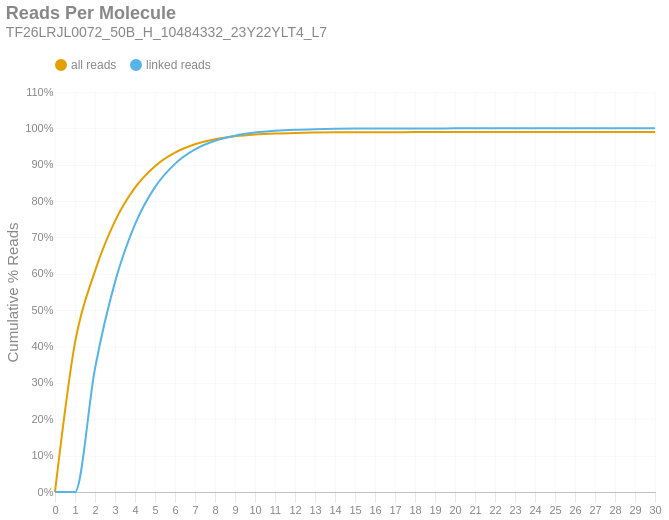

Here is the notebook cell this chart was saved with:
### Markdown cell above
### Reads per Molecule
This chart shows the cumulative distribution of the number of reads per linked molecule. That is, how many alignments are associated with a unique molecule. This excludes the number of reads associated with invalid or absent linked-read barcodes. The `linked` histogram is the percentages recalculated when disregarding singletons.

### Code cell
if SKIPLR:
    print_html(f"Skipped")
else:
    counts = np.bincount(valids['reads'].cast(pl.Int64).to_numpy())
    weighted = counts * np.arange(len(counts))
    all_perc = weighted / n_reads
    linked_perc = weighted / n_linked_reads
    linked_perc[1] = 0
    binned_df = pl.DataFrame({
        'readsper': list(range(len(counts))),
        'all reads (cumsum)': np.cumsum(all_perc).tolist(),
        'linked reads (cumsum)': np.cumsum(linked_perc).tolist(),
    })

    with SafeRender(binned_df):
        (
            density_plot(binned_df, 'Reads Per Molecule', samplename, 'readspmol')
            .encode(
                x=alt.X('readsper:O', title=None).axis(labelAngle=0).scale(padding=0),
                y=alt.Y('value:Q', title='Cumulative % Reads').axis(format='%').stack(False),
                color=alt.Color("key:N").scale(domain=["all reads", "linked reads"]),
                tooltip=[
                    alt.Tooltip("key:N", title="Data Type"),
                    alt.Tooltip("readsper:O", title="Reads Per Molecule"),
                    alt.Tooltip("value:Q", format=".2%", title="% Reads (Cum.)")
                ]            
            )
        ).display()

### Figure 1 — Vega-Lite specification as saved in the notebook (floating-point values rounded to 4 significant figures)
{"width": "container", "height": 400, "config": {"title": {"anchor": "start", "dy": -15, "fontSize": 18, "color": "#888888", "subtitleColor": "#888888", "subtitleFontSize": 14}, "arc": {"fill": "#0072B2"}, "axis": {"domainColor": "#888888", "domainWidth": 0.5, "gridWidth": 0.2, "grid": false, "titleFontWeight": 400, "titleFontSize": 15, "labelFontSize": 11, "labelColor": "#888888", "tickColor": "#888888", "tickWidth": 0.2, "titleColor": "#888888"}, "axisBand": {"grid": false}, "axisX": {"grid": true, "tickSize": 10, "domainCap": "round"}, "axisY": {"domain": false, "grid": true, "tickSize": 0, "domainCap": "round"}, "background": "transparent", "header": {"labelFontSize": 15, "labelColor": "#888888", "titleFontSize": 15, "titleFontWeight": 600, "titleColor": "#888888"}, "legend": {"labelFont": "sans-serif", "labelFontSize": 12, "labelColor": "#888888", "symbolSize": 100, "symbolType": "circle", "titleFontSize": 12, "titlePadding": 10, "titleColor": "#888888", "title": null, "orient": "top"}, "range": {"category": ["#E69F00", "#56B4E9", "#009E73", "#F0E442", "#0072B2", "#D55E00", "#CC79A7", "#000000"], "diverging": ["#cfe8f3", "#a2d4ec", "#73bfe2", "#46abdb", "#1696d2", "#12719e"]}, "area": {"fill": "#0072B2", "fillOpacity": 0.7, "line": true, "strokeOpacity": 0.7}, "line": {"color": "#0072B2", "stroke": "#0072B2", "strokeWidth": 2}, "trail": {"color": "#0072B2", "stroke": "#0072B2", "strokeWidth": 0, "size": 1}, "point": {"filled": true, "fillOpacity": 1.0, "size": 95}, "text": {"color": "#888888", "fontSize": 11, "align": "right", "fontWeight": 400, "size": 11}, "bar": {"fill": "#0072B2", "stroke": null}, "view": {"stroke": null, "continuousWidth": 660, "continuousHeight": 400}}, "data": {"name": "data-f6a2a8f6bb8326ad6e28805a82eff087"}, "mark": {"type": "line", "interpolate": "monotone", "point": {"opacity": 0, "size": 275}}, "encoding": {"color": {"field": "key", "scale": {"domain": ["all reads", "linked reads"]}, "type": "nominal"}, "tooltip": [{"field": "key", "title": "Data Type", "type": "nominal"}, {"field": "readsper", "title": "Reads Per Molecule", "type": "ordinal"}, {"field": "value", "format": ".2%", "title": "% Reads (Cum.)", "type": "quantitative"}], "x": {"axis": {"labelAngle": 0}, "field": "readsper", "scale": {"padding": 0}, "title": null, "type": "ordinal"}, "y": {"axis": {"format": "%"}, "field": "value", "stack": false, "title": "Cumulative % Reads", "type": "quantitative"}}, "params": [{"name": "param_c36ac31b6afebe62", "select": {"type": "point", "fields": ["key"]}, "bind": "legend"}], "title": {"text": "Reads Per Molecule", "subtitle": "TF26LRJL0072_50B_H_10484332_23Y22YLT4_L7"}, "transform": [{"fold": ["all reads (cumsum)", "linked reads (cumsum)"]}, {"calculate": "replace(datum.key, ' (cumsum)', '')", "as": "key"}, {"filter": {"param": "param_c36ac31b6afebe62"}}], "usermeta": {"embedOptions": {"downloadFileName": "TF26LRJL0072_50B_H_10484332_23Y22YLT4_L7.readspmol"}}, "$schema": "https://vega.github.io/schema/vega-lite/v6.4.1.json", "datasets": {"data-f6a2a8f6bb8326ad6e28805a82eff087": [{"readsper": 0, "all reads (cumsum)": 0.0, "linked reads (cumsum)": 0.0}, {"readsper": 1, "all reads (cumsum)": 0.4106, "linked reads (cumsum)": 0.0}, {"readsper": 2, "all reads (cumsum)": 0.6073, "linked reads (cumsum)": 0.3397}, {"readsper": 3, "all reads (cumsum)": 0.7448, "linked reads (cumsum)": 0.5771}, {"readsper": 4, "all reads (cumsum)": 0.8368, "linked reads (cumsum)": 0.736}, {"readsper": 5, "all reads (cumsum)": 0.8961, "linked reads (cumsum)": 0.8383}, {"readsper": 6, "all reads (cumsum)": 0.9332, "linked reads (cumsum)": 0.9023}, {"readsper": 7, "all reads (cumsum)": 0.9561, "linked reads (cumsum)": 0.9419}, {"readsper": 8, "all reads (cumsum)": 0.9699, "linked reads (cumsum)": 0.9658}, {"readsper": 9, "all reads (cumsum)": 0.9782, "linked reads (cumsum)": 0.98}, {"readsper": 10, "all reads (cumsum)": 0.983, "linked reads (cumsum)": 0.9884}, {"readsper": 11, "all reads (cumsum)": 0.9858, "linked reads (cumsum)": 0.9932}, {"readsper": 12, "all reads (cumsum)": 0.9875, "linked reads (cumsum)": 0.9961}, {"readsper": 13, "all reads (cumsum)": 0.9884, "linked reads (cumsum)": 0.9977}, {"readsper": 14, "all reads (cumsum)": 0.989, "linked reads (cumsum)": 0.9987}, {"readsper": 15, "all reads (cumsum)": 0.9893, "linked reads (cumsum)": 0.9993}, {"readsper": 16, "all reads (cumsum)": 0.9895, "linked reads (cumsum)": 0.9996}, {"readsper": 17, "all reads (cumsum)": 0.9896, "linked reads (cumsum)": 0.9998}, {"readsper": 18, "all reads (cumsum)": 0.9897, "linked reads (cumsum)": 0.9999}, {"readsper": 19, "all reads (cumsum)": 0.9897, "linked reads (cumsum)": 0.9999}, {"readsper": 20, "all reads (cumsum)": 0.9897, "linked reads (cumsum)": 1.0}, {"readsper": 21, "all reads (cumsum)": 0.9897, "linked reads (cumsum)": 1.0}, {"readsper": 22, "all reads (cumsum)": 0.9898, "linked reads (cumsum)": 1.0}, {"readsper": 23, "all reads (cumsum)": 0.9898, "linked reads (cumsum)": 1.0}, {"readsper": 24, "all reads (cumsum)": 0.9898, "linked reads (cumsum)": 1.0}, {"readsper": 25, "all reads (cumsum)": 0.9898, "linked reads (cumsum)": 1.0}, {"readsper": 26, "all reads (cumsum)": 0.9898, "linked reads (cumsum)": 1.0}, {"readsper": 27, "all reads (cumsum)": 0.9898, "linked reads (cumsum)": 1.0}, {"readsper": 28, "all reads (cumsum)": 0.9898, "linked reads (cumsum)": 1.0}, {"readsper": 29, "all reads (cumsum)": 0.9898, "linked reads (cumsum)": 1.0}, {"readsper": 30, "all reads (cumsum)": 0.9898, "linked reads (cumsum)": 1.0}]}}
